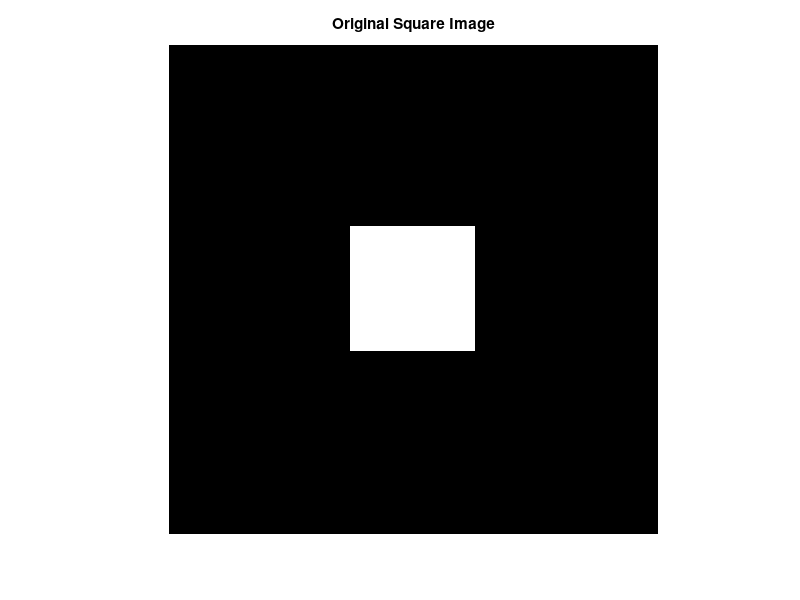
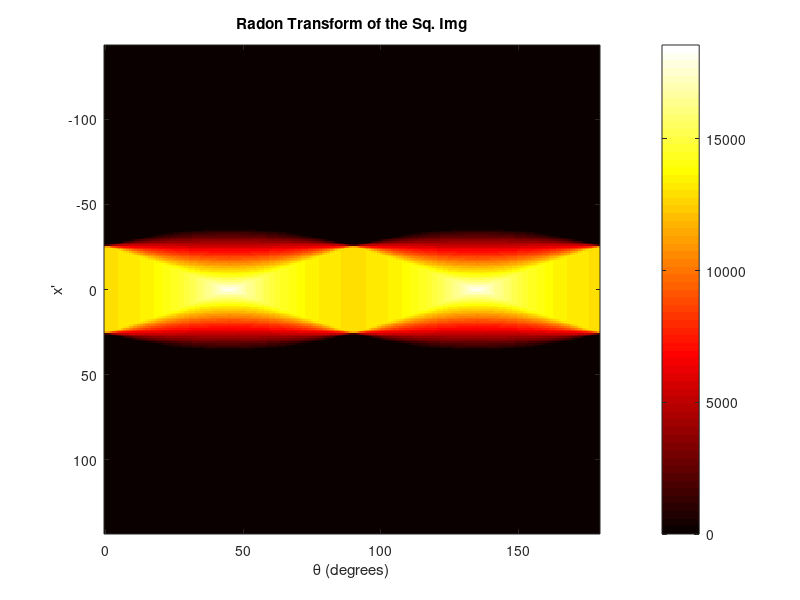

The MATLAB source for these figures, in order:
% Clear workspace and command window
close all;
clearvars; 
clc;

% Create a square image
img_size = 200; % Define size of the square image
square_img = zeros(img_size, img_size);
square_img(75:125, 75:125) = 255; % Create a white square on a black background

% Display the original image
figure, imshow(square_img, []), title('Original Square Image');

% Define projection angles for Radon Transform
theta = 0:1:179; % Angles in degrees (0° to 179°)

% Compute the Radon Transform
[R, xp] = radon(square_img, theta);

% Display the Radon Transform
figure, imshow(R, [], 'XData', theta, 'YData', xp, ...
       'InitialMagnification', 'fit');
colormap(gca, hot), colorbar;
xlabel('\theta (degrees)'), ylabel('x''');
title('Radon Transform of the Sq. Img');
axis on, axis normal;